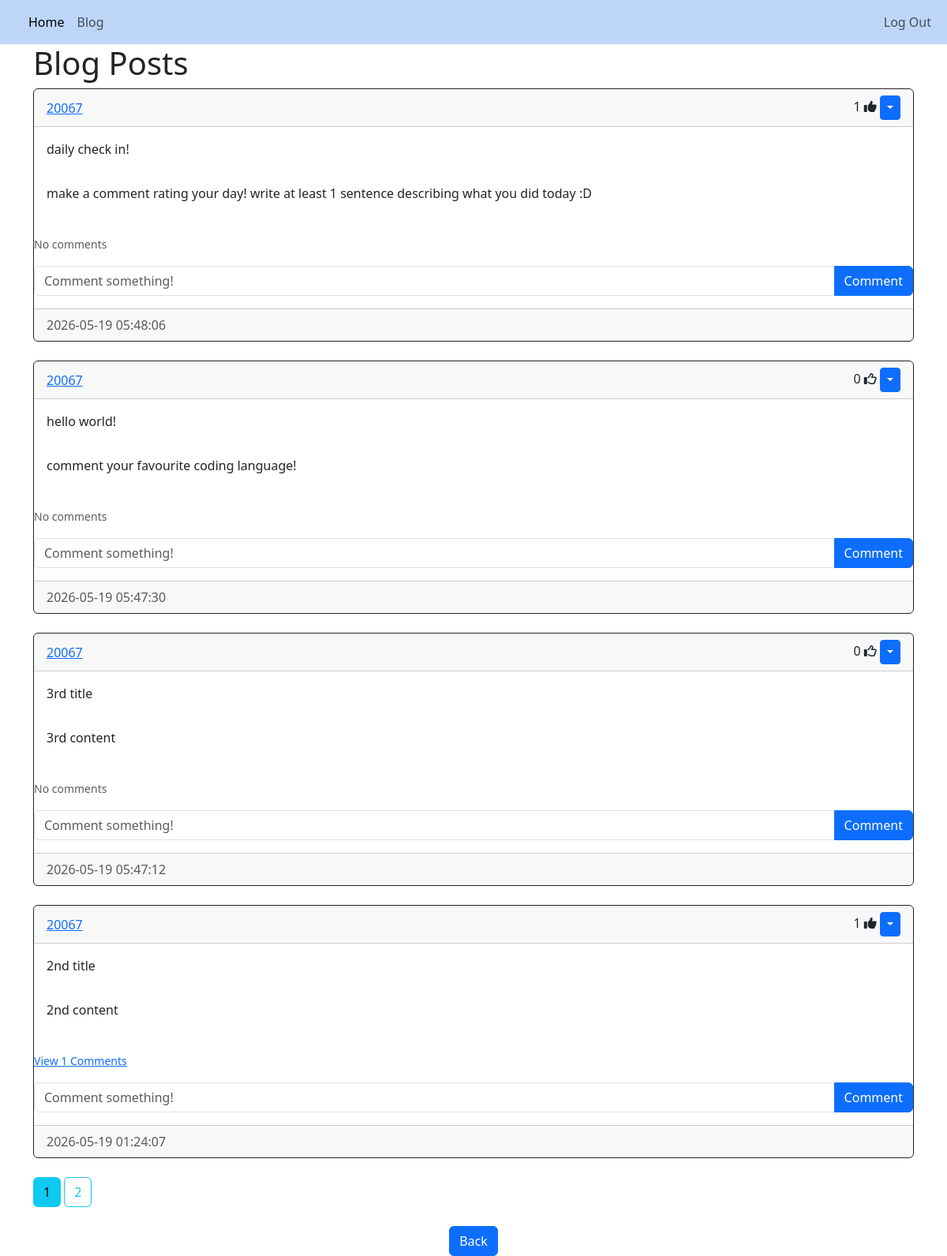
Screenshot of /posts/20067 (signed in) with the database file from the repository.
### website/models.py (models this page shows)
class Post(db.Model):
    id = db.Column(db.Integer, primary_key=True)
    title = db.Column(db.String(150), unique=True)
    content = db.Column(db.Text, nullable=False)
    date_created = db.Column(db.DateTime(timezone=True), default=func.now())
    author = db.Column(db.Integer, db.ForeignKey('user.id', ondelete="CASCADE"), nullable=False)
    comments = db.relationship('Comment', backref='post', passive_deletes=True)
    likes = db.relationship('Like', backref='post', passive_deletes=True)

class User(db.Model, UserMixin):
    id = db.Column(db.Integer, primary_key=True)
    email = db.Column(db.String(150), unique=True)
    username = db.Column(db.String(150), unique=True)
    password = db.Column(db.String(150))
    date_created = db.Column(db.DateTime(timezone=True), default=func.now())
    posts = db.relationship('Post', backref='user', passive_deletes=True)
    comments = db.relationship('Comment', backref='user', passive_deletes=True)
    likes = db.relationship('Like', backref='user', passive_deletes=True)

### website/views.py (the view)
@views.route("/posts/<username>")
@login_required
def posts(username):
    page = request.args.get('page', 1, type=int)
    user = User.query.filter_by(username=username).first()
    if not user:
        flash('No user with that username exists', category='error')
        return redirect(url_for('views.blog'))
    posts = Post.query.filter_by(user=user).order_by(Post.date_created.desc()).paginate(page=page, per_page=4)
    return render_template("posts.html", user=current_user, posts=posts, username=username, endpoint='views.posts')

### website/__init__.py (called while the page is built)
def create_app():
    app = Flask(__name__)
    app.config['SECRET_KEY'] = "DQiAlMIU5u5eeLDw4KPMHx4d"
    app.config['SQLALCHEMY_DATABASE_URI'] = f'sqlite:///{DB_NAME}'
    db.init_app(app)
    from .views import views
    from .auth import auth
    app.register_blueprint(views, url_prefix="/")
    app.register_blueprint(auth, url_prefix="/")
    from .models import User, Post
    with app.app_context():
        db.create_all()
    login_manager = LoginManager()
    login_manager.login_view = "auth.login"
    login_manager.init_app(app)
    @login_manager.user_loader
    def load_user(id):
        return User.query.get(int(id))
    return app

### website/templates/posts.html (shortened to what this page needs)
{% extends "posts_div.html"%} {% block title %} {{username}}'s Posts {% endblock %}
{% block footer %}
<div align="center">
<a href="/blog"><button type="button" class="btn btn-primary btn-large"> Back </button></a>
</div>
{% endblock %}

### website/templates/posts_div.html (shortened to what this page needs)
{% extends "template.html"%} {% block title %} Posts {% endblock %}
{% block content%}
<h1>Blog Posts</h1>
<div id="posts">
    {% for post in posts %}
    <div class="card border-dark">
        <div class="card-header d-flex justify-content-between align-items-center">
            <a href="/posts/{{post.user.username}}">{{post.user.username}}</a>
            <div>
                <span id="likes-count-{{post.id}}">{{ post.likes|length }}</span>
                {% if user.id in post.likes|map(attribute="author")|list %}
                <i class="fas fa-thumbs-up" id="like-button-{{post.id}}" onclick="like({{post.id}})"></i>
                {% else %}
                <i class="far fa-thumbs-up" id="like-button-{{post.id}}" onclick="like({{post.id}})"></i>
                {% endif %}
                    {% if user.id == post.author %}
                    <div class="btn-group">
                        <button type="button" class="btn btn-primary btn-sm dropdown-toggle" data-bs-toggle="dropdown"></button>
                    </div>
                    {% endif %}
            </div>
        </div>
        <div class ="card-body">
            <div class="card-text">{{post.title}}</div>
        </div>
        <div class ="card-body">
            <div class="card-text">{{post.content}}</div>
        </div>
        <br/>
        <p class="card-text">
            {% if post.comments|length > 0 %}
            <a data-bs-toggle="collapse" href="#comments-{{post.id}}" role="button">
                <small>View {{post.comments|length}} Comments</small>
            </a>
            {% else %}
            <small class="text-muted">No comments</small>
            {% endif %}
        </p>
        <form class="input-group mb-3" method="POST" action="/create-comment/{{post.id}}">
            <input type="text" id="text" name="text" class="form-control" placeholder="Comment something!"/>
            <button type="submit" class="btn btn-primary">Comment</button>
        </form >
        <div class ="card-footer text-muted">{{post.date_created}}</div>
    </div>
    <br/>
    {% endfor %}
</div>
{% for page_num in posts.iter_pages(left_edge=1, right_edge=1, left_current=1, right_current=2) %}
{% if page_num %}
{% if endpoint == 'views.posts' %}
{% set page_url = url_for(endpoint, username=username, page=page_num) %}
{% else %}
{% set page_url = url_for(endpoint, page=page_num) %}
{% endif %}
{% if posts.page == page_num %}
<a class="btn btn-info mb-4" href="{{ page_url }}">{{page_num}}</a>
{% else %}
<a class="btn btn-outline-info mb-4" href="{{ page_url }}">{{page_num}}</a>
{% endif %}
{% else %}
...
{% endif %}
{% endfor %}
{% block footer %}{% endblock %}
{% endblock %}

### rows the page displays
Post: user.username "20067", likes|length "1", title "daily check in!", content "make a comment rating your day! write at least 1 sentence describing what you did today :D", shows "No comments", date_created "2026-05-19 05:48:06"
Post: user.username "20067", likes|length "0", title "hello world!", content "comment your favourite coding language!", shows "No comments", date_created "2026-05-19 05:47:30"
Post: user.username "20067", likes|length "0", title "3rd title", content "3rd content", shows "No comments", date_created "2026-05-19 05:47:12"
Post: user.username "20067", likes|length "1", title "2nd title", content "2nd content", comments|length "1", date_created "2026-05-19 01:24:07"

### other values shown
{{ page_num }} "1"
{{ page_num }} "2"
